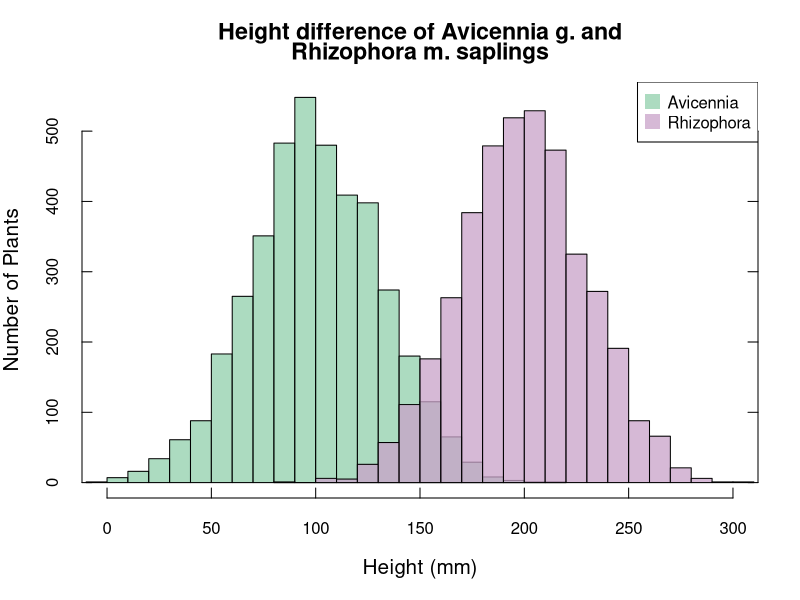

Write R code to recreate this figure.
## ---- chunk 1

#Create data
set.seed(1)
Avicennia=rnorm(4000 , 100 , 30)     
Rhizophora=rnorm(4000 , 200 , 30) 

# Set the global graphical parameters to adjust the font size. cex.lab is label and cex.main is title
par(cex.lab = 1.25, cex.main = 1.4, tcl = 0.5) 

# Wrap the title text
wrapped_title <- strwrap("Height difference of Avicennia g.\nand Rhizophora m. saplings", width = 40)
 
# Set up the plotting area with mfrow
par(mfrow = c(1, 1))

# First distribution
hist(Avicennia, breaks=30, xlim=c(0,300), col=rgb(144/255,207/255,171/255,0.75), xlab="Height (mm)", 
     ylab="Number of Plants", main= wrapped_title)

# Second with add=T to plot on top
hist(Rhizophora, breaks=30, xlim=c(0,300), col=rgb(200/255, 162/255, 200/255,0.75), add=T)

# Add y-axis tick marks on the right side and remove labels from right side y axis
axis(side = 4, labels = FALSE)

# Add legend
legend("topright", legend=c("Avicennia","Rhizophora"), col=c(rgb(144/255,207/255,171/255,0.75), 
     rgb(200/255, 162/255, 200/255,0.75)), pt.cex=2, pch=15 )

